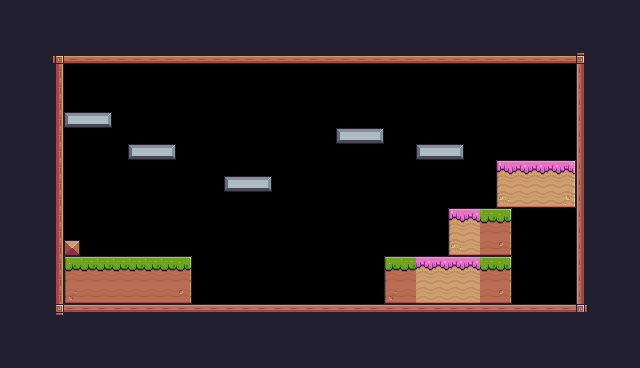

Below is a game level as drawn by its tile map, then a one-line description and the .tmx file that defines it, in full:
An orthogonal 40x23 tile map with 16x16 px tiles, 1 tile layer (background) and 24 objects (6x Fruit, 5x platform, 2x Saw, player, Checkpoint).

<map version="1.10" tiledversion="1.12.0" orientation="orthogonal" renderorder="right-down" width="40" height="23" tilewidth="16" tileheight="16" infinite="0" nextlayerid="4" nextobjectid="35">
 <tileset firstgid="1" source="Pixel Adventure.tsx" />
 <layer id="1" name="background" width="40" height="23">
  <properties>
   <property name="BackgroundColor" value="Gray" />
  </properties>
  <data encoding="csv">
24,24,24,24,24,24,24,24,24,24,24,24,24,24,24,24,24,24,24,24,24,24,24,24,24,24,24,24,24,24,24,24,24,24,24,24,24,24,24,24,
24,24,24,24,24,24,24,24,24,24,24,24,24,24,24,24,24,24,24,24,24,24,24,24,24,24,24,24,24,24,24,24,24,24,24,24,24,24,24,24,
24,24,24,24,24,24,24,24,24,24,24,24,24,24,24,24,24,24,24,24,24,24,24,24,24,24,24,24,24,24,24,24,24,24,24,24,24,24,24,24,
24,24,24,92,134,134,134,134,134,134,134,134,134,134,134,134,134,134,134,134,134,134,134,134,134,134,134,134,134,134,134,134,134,134,134,134,93,24,24,24,
24,24,24,113,0,0,0,0,0,0,0,0,0,0,0,0,0,0,0,0,0,0,0,0,0,0,0,0,0,0,0,0,0,0,0,0,111,24,24,24,
24,24,24,113,0,0,0,0,0,0,0,0,0,0,0,0,0,0,0,0,0,0,0,0,0,0,0,0,0,0,0,0,0,0,0,0,111,24,24,24,
24,24,24,113,0,0,0,0,0,0,0,0,0,0,0,0,0,0,0,0,0,0,0,0,0,0,0,0,0,0,0,0,0,0,0,0,111,24,24,24,
24,24,24,113,101,102,103,0,0,0,0,0,0,0,0,0,0,0,0,0,0,0,0,0,0,0,0,0,0,0,0,0,0,0,0,0,111,24,24,24,
24,24,24,113,0,0,0,0,0,0,0,0,0,0,0,0,0,0,0,0,0,101,102,103,0,0,0,0,0,0,0,0,0,0,0,0,111,24,24,24,
24,24,24,113,0,0,0,0,101,102,103,0,0,0,0,0,0,0,0,0,0,0,0,0,0,0,101,102,103,0,0,0,0,0,0,0,111,24,24,24,
24,24,24,113,0,0,0,0,0,0,0,0,0,0,0,0,0,0,0,0,0,0,0,0,0,0,0,0,0,0,0,183,184,184,184,185,111,24,24,24,
24,24,24,113,0,0,0,0,0,0,0,0,0,0,101,102,103,0,0,0,0,0,0,0,0,0,0,0,0,0,0,205,206,206,206,207,111,24,24,24,
24,24,24,113,0,0,0,0,0,0,0,0,0,0,0,0,0,0,0,0,0,0,0,0,0,0,0,0,0,0,0,227,228,228,228,229,111,24,24,24,
24,24,24,113,0,0,0,0,0,0,0,0,0,0,0,0,0,0,0,0,0,0,0,0,0,0,0,0,183,184,8,9,0,0,0,0,111,24,24,24,
24,24,24,113,0,0,0,0,0,0,0,0,0,0,0,0,0,0,0,0,0,0,0,0,0,0,0,0,205,206,30,31,0,0,0,0,111,24,24,24,
24,24,24,113,35,0,0,0,0,0,0,0,0,0,0,0,0,0,0,0,0,0,0,0,0,0,0,0,227,228,52,53,0,0,0,0,111,24,24,24,
24,24,24,113,7,8,8,8,8,8,8,9,0,0,0,0,0,0,0,0,0,0,0,0,7,8,184,184,184,184,8,9,0,0,0,0,111,24,24,24,
24,24,24,113,29,30,30,30,30,30,30,31,0,0,0,0,0,0,0,0,0,0,0,0,29,30,206,206,206,206,30,31,0,0,0,0,111,24,24,24,
24,24,24,113,51,52,52,52,52,52,52,53,0,0,0,0,0,0,0,0,0,0,0,0,51,52,228,228,228,228,52,53,0,0,0,0,111,24,24,24,
24,24,24,114,90,90,90,90,90,90,90,90,90,90,90,90,90,90,90,90,90,90,90,90,90,90,90,90,90,90,90,90,90,90,90,90,115,24,24,24,
24,24,24,24,24,24,24,24,24,24,24,24,24,24,24,24,24,24,24,24,24,24,24,24,24,24,24,24,24,24,24,24,24,24,24,24,24,24,24,24,
24,24,24,24,24,24,24,24,24,24,24,24,24,24,24,24,24,24,24,24,24,24,24,24,24,24,24,24,24,24,24,24,24,24,24,24,24,24,24,24,
24,24,24,24,24,24,24,24,24,24,24,24,24,24,24,24,24,24,24,24,24,24,24,24,24,24,24,24,24,24,24,24,24,24,24,24,24,24,24,24
</data>
 </layer>
 <objectgroup id="2" name="spawn_points">
  <object id="1" name="player" type="player" x="160" y="224" width="32" height="32" />
  <object id="22" name="Apple" type="Fruit" x="80" y="80" width="32" height="32" />
  <object id="23" name="Bananas" type="Fruit" x="144" y="112" width="32" height="32" />
  <object id="24" name="Cherries" type="Fruit" x="224" y="144" width="32" height="32" />
  <object id="26" name="Melon" type="Fruit" x="352" y="96" width="32" height="32" />
  <object id="27" name="Orange" type="Fruit" x="432" y="112" width="32" height="32" />
  <object id="29" name="Strawberry" type="Fruit" x="80" y="176" width="32" height="32" />
  <object id="30" name="Saw" type="Saw" x="256" y="288" width="32" height="32">
   <properties>
    <property name="isVertical" type="bool" value="false" />
    <property name="offNeg" type="float" value="4" />
    <property name="offPos" type="float" value="6" />
   </properties>
  </object>
  <object id="32" name="Saw" type="Saw" x="272" y="112" width="32" height="32">
   <properties>
    <property name="isVertical" type="bool" value="true" />
    <property name="offNeg" type="float" value="3" />
    <property name="offPos" type="float" value="5" />
   </properties>
  </object>
  <object id="34" name="Checkpoint" type="Checkpoint" x="496" y="96" width="64" height="64" />
 </objectgroup>
 <objectgroup id="3" name="collisions">
  <object id="5" x="48" y="48" width="16" height="272" />
  <object id="6" x="64" y="48" width="528" height="16" />
  <object id="7" x="576" y="64" width="16" height="256" />
  <object id="10" x="64" y="304" width="512" height="16" />
  <object id="11" x="64" y="240" width="16" height="16" />
  <object id="12" x="64" y="256" width="128" height="48" />
  <object id="13" x="384" y="256" width="128" height="48" />
  <object id="14" x="448" y="208" width="64" height="48" />
  <object id="15" x="496" y="160" width="80" height="48" />
  <object id="16" type="platform" x="416" y="144" width="48" height="16" />
  <object id="17" type="platform" x="336" y="128" width="48" height="16" />
  <object id="19" type="platform" x="224" y="176" width="48" height="16" />
  <object id="20" type="platform" x="128" y="144" width="48" height="16" />
  <object id="21" type="platform" x="64" y="112" width="48" height="16" />
 </objectgroup>
</map>
